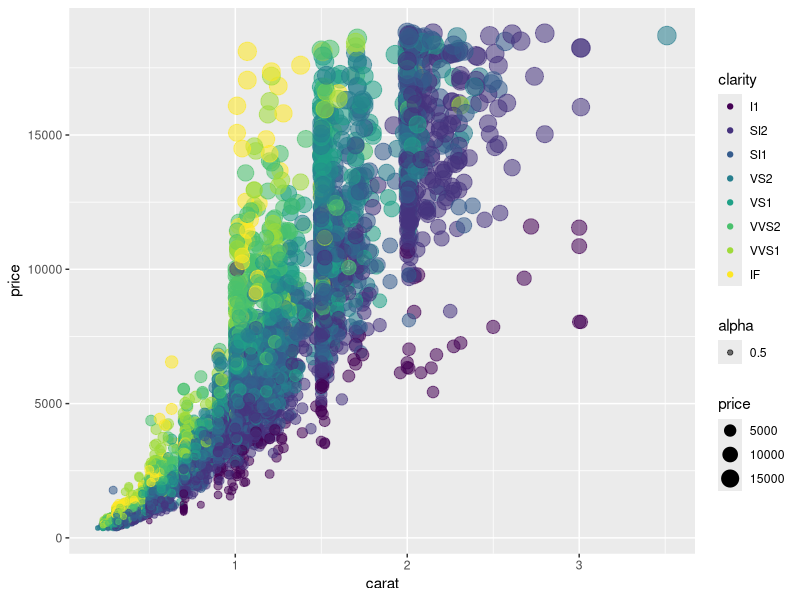
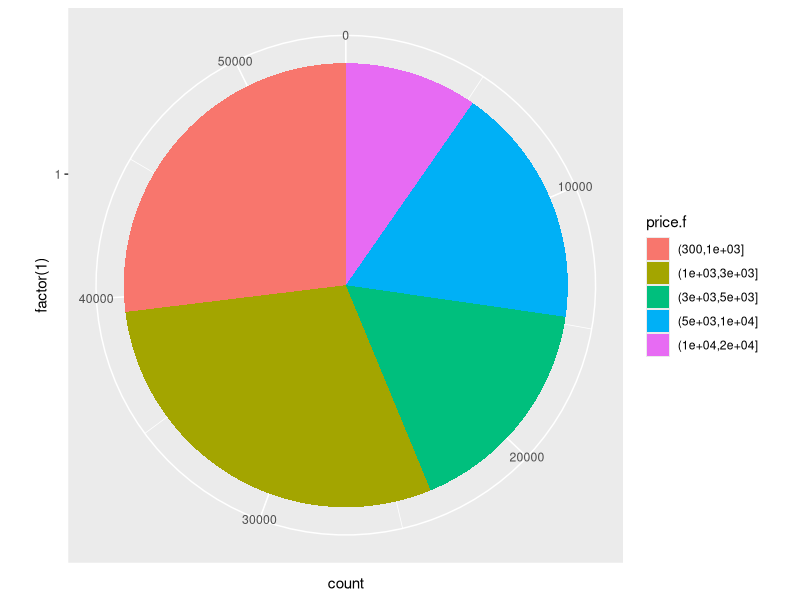

Reproduce these figures in R, in order. (Note: this script raises an error after producing the figures.)
# 1-1. sample 함수를 사용하여 10000개의 데이터만 샘플링하시오.
  
library(ggplot2)
set.seed(201430428)
lim <- diamonds[sample(1:dim(diamonds)[1], 10000),]
head(lim)

# 1-2. index를 이용하여 carat, cut, color, price를 선택하여 새로운 object를 만드시오.

lim1 <- lim[,c(2:4,7)]
head(lim1)

# 1-3. 위에서 만든 object에서 cut이 Ideal인 obs을 선택하여 새로운 object를 만드시오.

lim.cut <- subset(lim, cut=="Ideal")
head(lim.cut)

# 1-4. 위에서 만든object에서 color가 E 이고 price가 350 이상인 새로운 object를 만드시오.

lim.cut1 <- subset(lim, color=="E" & price>="350")
head(lim.cut1)

# 1-5. diamonds 데이터(원본)의 price를 cut함수를 이용하여 아래 범주로 만들고 데이터에 price.f라는 새 변수로 추가 하시오.

price.f <- cut(diamonds$price, breaks = c(300, 1000, 3000, 5000, 10000, 20000))
diamonds1 <- data.frame(diamonds, price.f)
head(diamonds1)

# 2-1. carat 변수에 대한 price 분포

ggplot(data = lim, aes(x = carat, y = price)) + 
  geom_point(aes(color = clarity, size = price, alpha = 0.5))

# 2-2. 문제 1.4에서 만든 변수 price.f를 이용하여 pie chart를 그리시오.

ggplot(data = diamonds1, aes(x = factor(1), fill = price.f)) + 
  geom_bar(width = 1) + 
  coord_polar(theta = 'y')

# 2-3. 문제 1.4에서 만든 object를 이용하여 아래와 같은 그림을 그리시오.

ggplot(data = diamonds1, aes(x = color, fill = cut)) +
  geom_bar(position = 'dodge', stat = 'bin') +
  facet_wrap(~price.f, scale = 'free', nrow = 3)